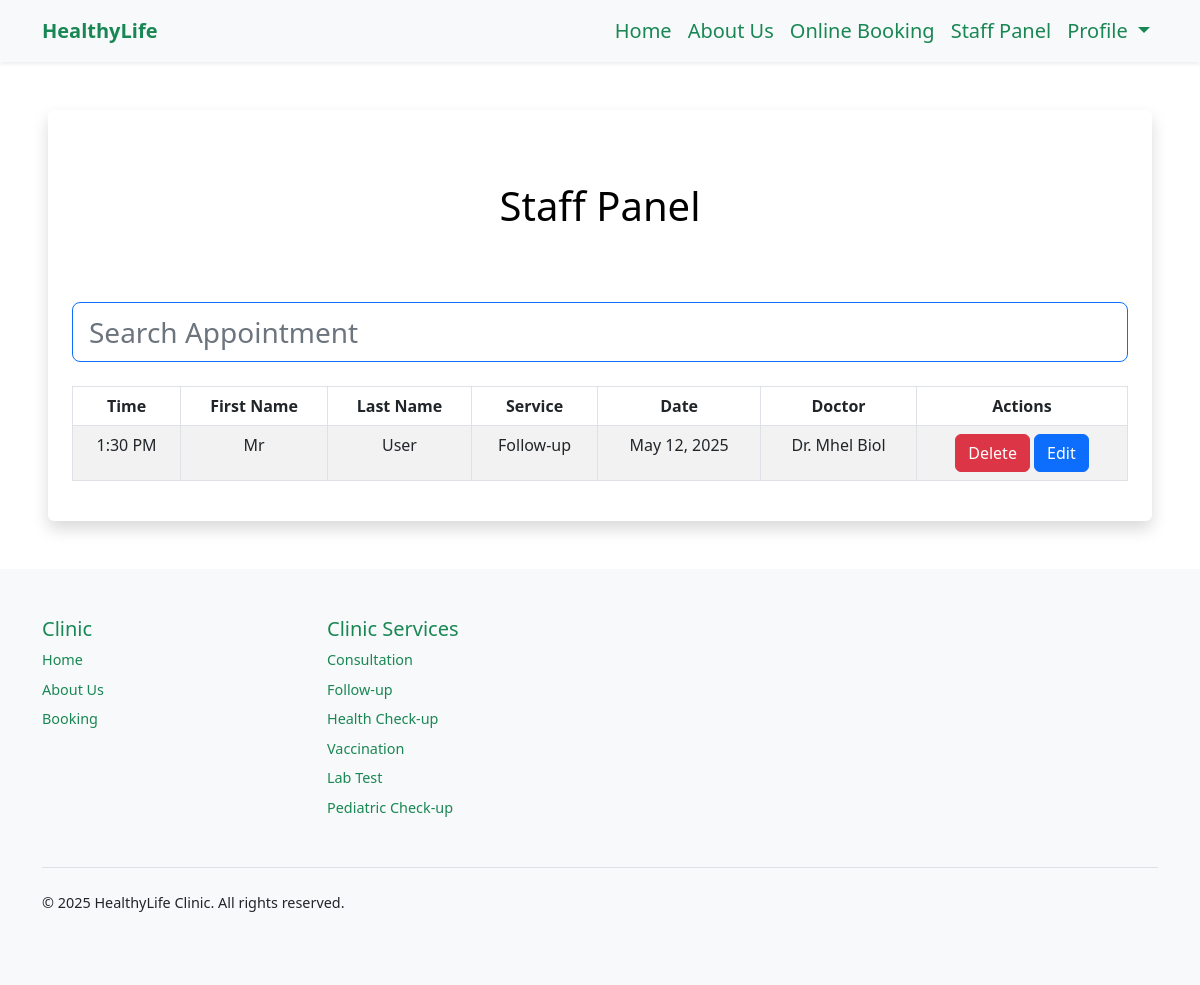
The app's page /staff-panel (signed in), older data.
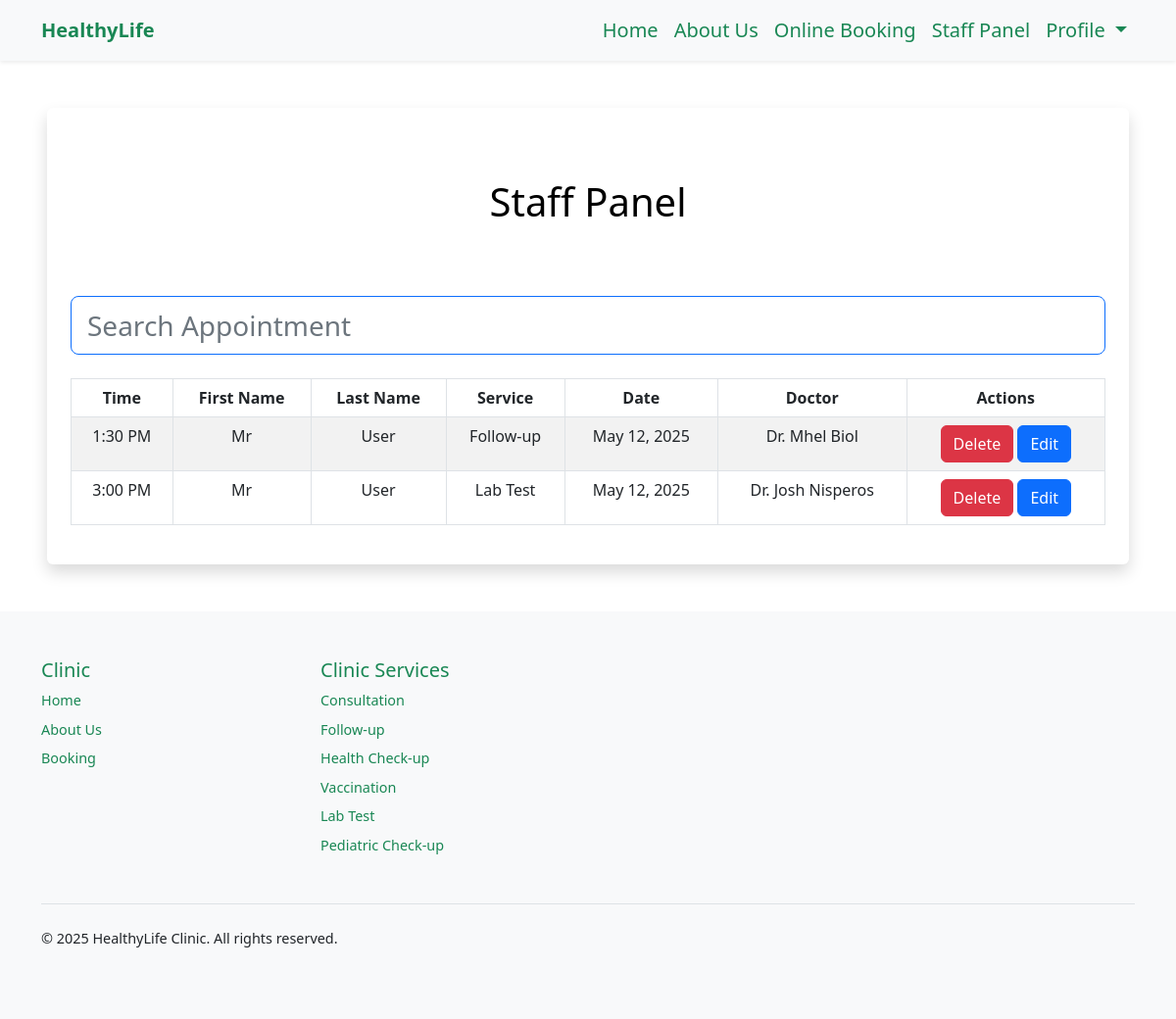
The same page, newer data.
### booking/models.py (models this page shows, shortened)
class Appointment(models.Model):
    user = models.ForeignKey(User, on_delete=models.CASCADE, null=True, blank=True)
    service = models.CharField(max_length=50, choices=SERVICE_CHOICES, default="Doctor care")
    doctor = models.CharField(max_length=255, default="Unknown")
    day = models.DateField(default=datetime.now)
    time = models.CharField(max_length=10, choices=TIME_CHOICES, default="3 PM")
    time_ordered = models.DateTimeField(default=datetime.now, blank=True)

### booking/views.py (the view)
# urls.py: path('staff-panel', views.staffPanel, name='staffPanel'),
def staffPanel(request):
    today = datetime.today()
    minDate = today.strftime('%Y-%m-%d')
    deltatime = today + timedelta(days=31)
    strdeltatime = deltatime.strftime('%Y-%m-%d')
    maxDate = strdeltatime
    items = Appointment.objects.filter(day__range=[minDate, maxDate]).order_by('day', 'time')
    return render(request, 'staffPanel.html', {
        'items': items,
    })

### booking/templates/staffPanel.html (shortened to what this page needs)
{% extends 'layout.html' %}
{% load static %}
{% block body %}
{% if user.is_authenticated and user.is_staff %}
<div class="shadow p-4 mb-5 bg-body bg-body rounded text-black  m-5 ">
    <h1 class="text-center mt-5 mb-5">Staff Panel</h1>
    <br>
    <input class="form-control form-control-lg fs-3 border border-primary" id="myInput" type="text" placeholder="Search Appointment">
    <br>
    <div class="table-responsive">
      <table class="table table-bordered table-striped table-hover mx-auto">
          <thead>
            <tr>
              <th class="text-center" scope="col">Time</th>
              <th class="text-center" scope="col">First Name</th>
              <th class="text-center" scope="col">Last Name</th>
              <th class="text-center" scope="col">Service</th>
              <th class="text-center" scope="col">Date</th>
              <th class="text-center" scope="col">Doctor</th>
              <th class="text-center" scope="col">Actions</th>
            </tr>
          </thead>
          <tbody id="myTable">
              {% for item in items %}
            <tr>
              <td class="text-center">{{item.time}}</td>
              <td class="text-center">{{item.user.first_name}}</td>
              <td class="text-center">{{item.user.last_name}}</td>
              <td class="text-center">{{item.service}}</td>
              <td class="text-center">{{item.day}}</td>
              <td class="text-center">{{item.doctor}}</td>
              <td class="text-center">
                <form action="{% url 'delete_appointment' item.id %}" method="POST" style="display:inline;">
                  <button type="submit" class="btn btn-danger">Delete</button>
                </form>
                <a href="{% url 'edit_appointment' item.id %}" class="btn btn-primary">Edit</a>
              </td>
            </tr>
              {% endfor %}
          </tbody>
        </table>
      </div>
</div>
{% else %}
<div class="shadow p-4 mb-5 bg-body bg-body rounded text-black  m-5">
  <h1 class="p-2  me-3">You are not admin</h1>
  <a href="{% url 'login' %}" class="btn btn-primary text-white">Sign in</a>
</div>
{% endif %}
{% endblock %}

Row changes from the older to the newer data that the page shows:
added Appointment: time "3:00 PM", user.first_name "Mr", user.last_name "User", service "Lab Test", day "May 12, 2025", doctor "Dr. Josh Nisperos"
